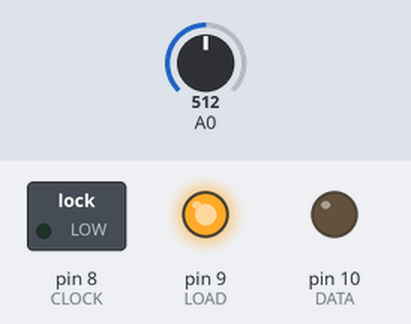
The sketch below on a simulated Arduino Uno, built with avr-gcc and run on an emulated ATmega328P. Shown: switched loads named in the sketch (green lamp = pin HIGH), output pins drawn as LEDs (lit = HIGH). The test bench sets the inputs (shaded band); at power-on: A0 = 512. Pins used as bus, display or sensor lines are not drawn.

Above: at 0.1 s.
Timing chart, 0 to 1.6 s (numbered marks = the images above):
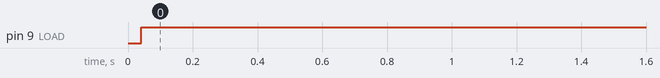

Measured:
- by itself, pin 9 (LOAD): LOW → HIGH at 0.04 s

The sketch:

dss_with_energia_V1.ino
```cpp
//AD9850 DDS test

#define DDS_CLOCK 125000000

#define  CLOCK  8  //pin connections for DDS
#define  LOAD 9
#define  DATA  10
#define  RESET 11

void setup()
{
  pinMode (DATA,  OUTPUT);
  pinMode (CLOCK, OUTPUT);
  pinMode (LOAD,  OUTPUT);
  pinMode (RESET, OUTPUT);
  AD9850_init();
  AD9850_reset();


}

void loop()
{

int setfx= analogRead(A0);

  SetFrequency(40000);

delay(100);

}

void SetFrequency(unsigned long frequency)
{
  unsigned long tuning_word = (frequency * pow(2, 32)) / DDS_CLOCK;
  digitalWrite (LOAD, LOW);

  shiftOut(DATA, CLOCK, LSBFIRST, tuning_word);
  shiftOut(DATA, CLOCK, LSBFIRST, tuning_word >> 8);
  shiftOut(DATA, CLOCK, LSBFIRST, tuning_word >> 16);
  shiftOut(DATA, CLOCK, LSBFIRST, tuning_word >> 24);
  shiftOut(DATA, CLOCK, LSBFIRST, 0x0);
  digitalWrite (LOAD, HIGH);
}

void AD9850_init()
{

  digitalWrite(RESET, LOW);
  digitalWrite(CLOCK, LOW);
  digitalWrite(LOAD, LOW);
  digitalWrite(DATA, LOW);
}

void AD9850_reset()
{
  //reset sequence is:
  // CLOCK & LOAD = LOW
  //  Pulse RESET high for a few 5uS (use 5 uS here)
  //  Pulse CLOCK high for a few 5uS (use 5 uS here)
  //  Set DATA to ZERO and pulse LOAD for a few 5uS (use 5 uS here)

  // data sheet diagrams show only RESET and CLOCK being used to reset the device, but I see no output unless I also
  // toggle the LOAD line here.

  digitalWrite(CLOCK, LOW);
  digitalWrite(LOAD, LOW);

  digitalWrite(RESET, LOW);
  delay(5);
  digitalWrite(RESET, HIGH);  //pulse RESET
  delay(5);
  digitalWrite(RESET, LOW);
  delay(5);

  digitalWrite(CLOCK, LOW);
  delay(5);
  digitalWrite(CLOCK, HIGH);  //pulse CLOCK
  delay(5);
  digitalWrite(CLOCK, LOW);
  delay(5);
  digitalWrite(DATA, LOW);    //make sure DATA pin is LOW

    digitalWrite(LOAD, LOW);
  delay(5);
  digitalWrite(LOAD, HIGH);  //pulse LOAD
  delay(5);
  digitalWrite(LOAD, LOW);
  // Chip is RESET now
}
```
